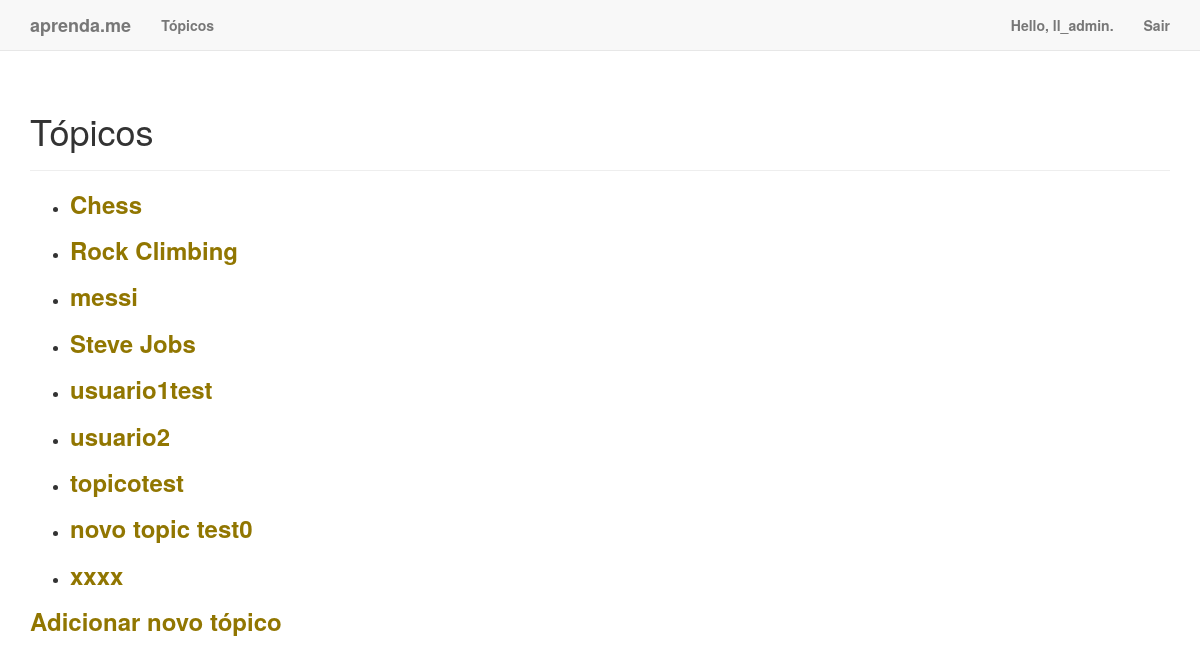
The app's page /topics/ (signed in) with its own data.
### learning_logs/models.py (models this page shows)
class Topic(models.Model):
    text = models.CharField(max_length=200)
    date_added = models.DateTimeField(auto_now_add=True)
    owner = models.ForeignKey(User, on_delete=models.CASCADE)
    def __str__(self):
        return self.text

### learning_logs/views.py (the view)
# urls.py: path('topics/', views.topics, name='topics'),
@login_required
def topics(request):
    topics = Topic.objects.filter(owner=request.user).order_by('date_added')
    context = {'topics': topics}
    return render(request, 'learning_logs/topics.html', context)

### learning_logs/templates/learning_logs/topics.html
{% extends "learning_logs/base.html" %}
{% block header %}
    <h1>Tópicos</h1>
{% endblock header %}
{% block content %}
    <ul>
        {% for topic in topics %}
            <li>
                <h3>
                    <a href="{% url 'learning_logs:topic' topic.id %}">{{ topic }}</a>
                </h3>
            </li>
        {% empty %}
            <li>Nenhum topico foi adicionado ainda.</li>
        {% endfor %}
    </ul>
    <h3><a href="{% url 'learning_logs:new_topic' %}">Adicionar novo tópico</a></h3>
{% endblock content %}

### learning_logs/templates/learning_logs/base.html (shortened to what this page needs)
{% load bootstrap3 %}
<!DOCTYPE html>
<html lag="en">
    <head>
        {% bootstrap_css %}
    </head>
    <body>
        <nav class="navbar navbar-default navbar-static-top">
            <div class="container">
                <div class="navbar-header">
                <a class="navbar-brand" href="{% url 'learning_logs:index' %}">
                    aprenda.me</a>
                </div>
                <div id="navbar" class="navbar-collapse collapse">
                    <ul class="nav navbar-nav">
                        <li><a href="{% url 'learning_logs:topics' %}">Tópicos</a></li>
                    </ul>
                    <ul class="nav navbar-nav navbar-right">
                        {% if user.is_authenticated %}
                            <li><a>Hello, {{ user.username }}.</a></li>
                            <li><a href="{% url 'users:logout' %}">Sair</a></li>
                        {% else %}
                            <li><a href="{% url 'users:register' %}">Registro</a></li>
                            <li><a href="{% url 'users:login' %}">Conecte-se</a></li>
                        {% endif %}
                    </ul>
                </div>
            </div>
        </nav>
        <div class="container">
            <div class="page-header">
                {% block header %}{% endblock header %}
            </div>
            <div>
                {% block content %}{% endblock content %}
            </div>
        </div>
    </body>
</html>

### learning_logs/templates/learning_logs/base.html (style rules this page uses)
body { background-image: url('https://img.freepik.com/fotos-gratis/mulher-fazendo-anotacoes-em-um-bloco-de-notas_23-2148854584.jpg?w=1380&t=st=1708090312~exp=1708090912~hmac=d4798115b4a4187730fab115c62fb31b23067e9b782cf47c602fd5dd41407cf3'); background-size: cover; background-repeat: no-repeat; }
a { color: #917601; font-weight: bold; }

### records on screen
Topic: text "Chess"
Topic: text "Rock Climbing"
Topic: text "messi"
Topic: text "Steve Jobs"
Topic: text "usuario1test"
Topic: text "usuario2"
Topic: text "topicotest"
Topic: text "novo topic test0"
Topic: text "xxxx"

### other values on screen
{{ user.username }} "ll_admin"
